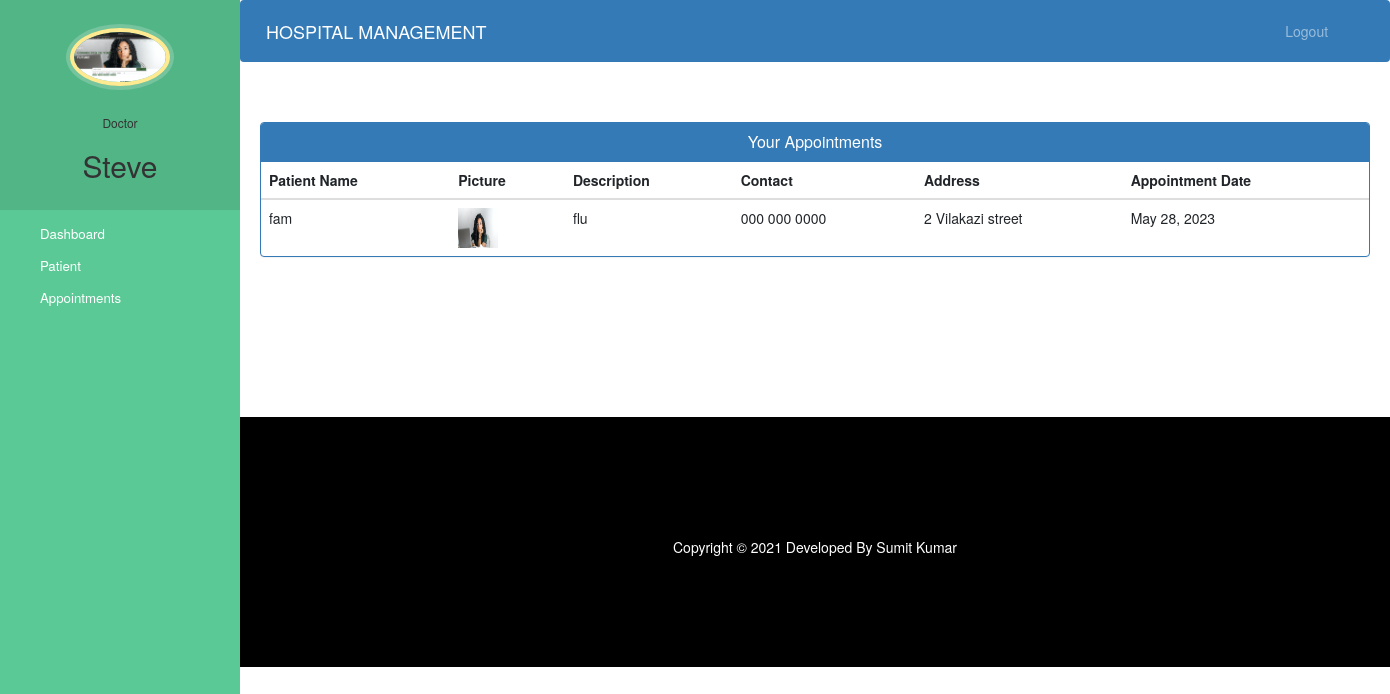
The app's page /doctor-view-appointment (signed in) with its own data.
### hospital/models.py (models this page shows, shortened)
class Doctor(models.Model):
    user=models.OneToOneField(User,on_delete=models.CASCADE)
    profile_pic= models.ImageField(upload_to='profile_pic/DoctorProfilePic/',null=True,blank=True)
    address = models.CharField(max_length=40)
    mobile = models.CharField(max_length=20,null=True)
    department= models.CharField(max_length=50,choices=departments,default='Cardiologist')
    status=models.BooleanField(default=False)

class Appointment(models.Model):
    patientId=models.PositiveIntegerField(null=True)
    doctorId=models.PositiveIntegerField(null=True)
    patientName=models.CharField(max_length=40,null=True)
    doctorName=models.CharField(max_length=40,null=True)
    appointmentDate=models.DateField(auto_now=True)
    description=models.TextField(max_length=500)
    status=models.BooleanField(default=False)

class Patient(models.Model):
    user=models.OneToOneField(User,on_delete=models.CASCADE)
    profile_pic= models.ImageField(upload_to='profile_pic/PatientProfilePic/',null=True,blank=True)
    address = models.CharField(max_length=40)
    mobile = models.CharField(max_length=20,null=False)
    symptoms = models.CharField(max_length=100,null=False)
    assignedDoctorId = models.PositiveIntegerField(null=True)
    admitDate=models.DateField(auto_now=True)
    status=models.BooleanField(default=False)

### hospital/views.py (the view)
# urls.py: path('doctor-view-appointment', views.doctor_view_appointment_view,name='doctor-view-appointment'),
@login_required(login_url='doctorlogin')
@user_passes_test(is_doctor)
def doctor_view_appointment_view(request):
    doctor=models.Doctor.objects.get(user_id=request.user.id) #for profile picture of doctor in sidebar
    appointments=models.Appointment.objects.all().filter(status=True,doctorId=request.user.id)
    patientid=[]
    for a in appointments:
        patientid.append(a.patientId)
    patients=models.Patient.objects.all().filter(status=True,user_id__in=patientid)
    appointments=zip(appointments,patients)
    return render(request,'hospital/doctor_view_appointment.html',{'appointments':appointments,'doctor':doctor})

### hospital/views.py (called while the page is built)
def is_doctor(user):
    return user.groups.filter(name='DOCTOR').exists()

### templates/hospital/doctor_view_appointment.html (shortened to what this page needs)
{% extends 'hospital/doctor_base.html' %}
{% block content %}
{%load static%}
<head>
  <link href="//netdna.bootstrapcdn.com/bootstrap/3.0.0/css/bootstrap.min.css" rel="stylesheet" id="bootstrap-css">
</head>
<div class="container">
  <div class="panel panel-primary">
    <div class="panel-heading">
      <h6 class="panel-title">Your Appointments</h6>
    </div>
    <table class="table table-hover" id="dev-table">
      <thead>
        <tr>
          <th>Patient Name</th>
          <th>Picture</th>
          <th>Description</th>
          <th>Contact</th>
          <th>Address</th>
          <th>Appointment Date</th>
        </tr>
      </thead>
      {% for a,p in appointments %}
      <tr>
        <td>{{a.patientName}}</td>
        <td> <img src="{% static p.profile_pic.url %}" alt="Profile Pic" height="40px" width="40px" /></td>
        <td>{{a.description}}</td>
        <td>{{p.mobile}}</td>
        <td>{{p.address}}</td>
        <td>{{a.appointmentDate}}</td>
      </tr>
      {% endfor %}
    </table>
  </div>
</div>
{% endblock content %}

### templates/hospital/doctor_base.html (shortened to what this page needs)
<!DOCTYPE html>
{% load static %}
<html lang="en">
<head>
  <link rel="stylesheet" href="https://stackpath.bootstrapcdn.com/bootstrap/4.3.1/css/bootstrap.min.css">
  <link rel="stylesheet" href="https://maxcdn.bootstrapcdn.com/font-awesome/4.7.0/css/font-awesome.min.css">
</head>
<body>
  <nav class="menu" tabindex="0">
    <header class="avatar">
      <img src="{% static doctor.profile_pic.url %}" alt="Profile Pic" />
      <br><br>
      <h6>Doctor</h6>
      <h2>{{request.user.first_name}}</h2>
    </header>
    <ul>
      <li tabindex="0" class="icon-dashboard"> <a style="color:white; text-decoration:none;" href="/doctor-dashboard"><span>Dashboard</span></a> </li>
      <li tabindex="0" class="icon-users"> <a style="color:white; text-decoration:none;" href="/doctor-patient"><span>Patient</span></a></li>
      <li tabindex="0" class="icon-calendar"> <a style="color:white; text-decoration:none;" href="/doctor-appointment"><span>Appointments</span></a></li>
    </ul>
  </nav>
  <main>
    <div class="bs-example">
      <nav class="navbar navbar-expand-md  navbar-dark fixed-top" style="background:#337AB7;">
        <a href="/doctor-dashboard" class="navbar-brand">HOSPITAL MANAGEMENT</a>
        <div class="collapse navbar-collapse justify-content-between" id="navbarCollapse">
          <div class="navbar-nav" style=" margin-left: 90%;">
            <a href="/logout" class="nav-item nav-link">Logout</a>
          </div>
        </div>
      </nav>
    </div>
    <br><br>
    {% block content %}
    {% endblock content %}
    <br><br><br><br><br><br><br>
    <footer>
      <br>
      <div class="container">
        <div class="row">
          <div class="col-md-12 col-sm-12">
            <div style="color:#ffffff;" class="wow fadeInUp footer-copyright">
              <p>
                Copyright &copy; 2021 Developed By Sumit Kumar </p>
            </div>
          </div>
        </div>
      </div>
    </footer>
  </main>
</body>
</html>

### templates/hospital/doctor_base.html (style rules this page uses)
a:link { text-decoration: none; }
a { color: white; }
footer { padding: 0px 0px 0px 0px; background-color: black; margin: 0px; }
p { text-align: center; }
body { padding-left: 240px; }
main { position: relative; height: 100vh; }
.menu { background: #5bc995; height: 100vh; width: 240px; position: fixed; top: 0px; left: 0; z-index: 5; outline: none; }
.menu .avatar { background: rgba(0, 0, 0, 0.1); padding: 2em 0.5em; text-align: center; }
.menu .avatar img { width: 100px; border-radius: 50%; overflow: hidden; border: 4px solid #ffea92; box-shadow: 0 0 0 4px rgba(255, 255, 255, 0.2); }
.menu .avatar h2 { font-weight: normal; margin-bottom: 0; }
.menu ul { list-style: none; padding: 0.5em 0; margin: 0; }
.menu ul li { padding: 0.5em 1em 0.5em 3em; font-size: 0.95em; font-weight: regular; background-repeat: no-repeat; background-position: left 15px center; background-size: auto 20px; transition: all 0.15s linear; cursor: pointer; }
.menu ul li.icon-dashboard { background-image: url("http://www.entypo.com/images//gauge.svg"); }
.menu ul li.icon-users { background-image: url("http://www.entypo.com/images//users.svg"); }
.menu ul li.icon-calendar { background-image: url("http://www.entypo.com/images//calendar.svg"); }

### templates/hospital/doctor_view_appointment.html (style rules this page uses)
a:link { text-decoration: none; }
h6 { text-align: center; }
.row { margin: 100px; }

### records on screen
Doctor: profile_pic (picture)
Appointment: patientName "fam", profile_pic (picture), description "flu", mobile "000 000 0000", address "2 Vilakazi street", appointmentDate "May 28, 2023"

### other values on screen
{{ request.user.first_name }} "Steve"
